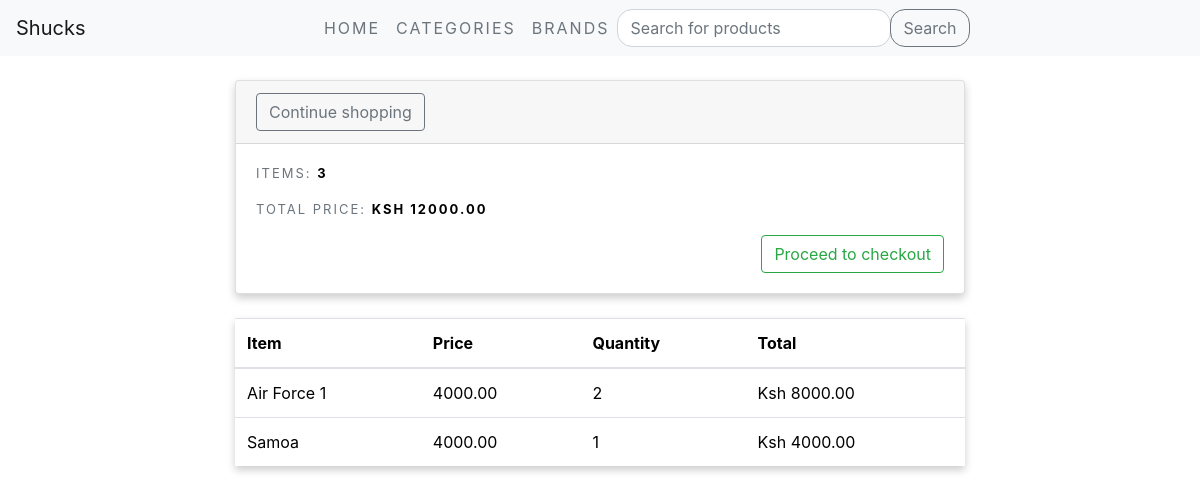
The app's page /cart/ (signed in) with its own data.
### shucks/models.py (models this page shows, shortened)
class Order(models.Model):
    customer = models.ForeignKey(Customer, on_delete=models.SET_NULL, blank=True, null=True)
    date_ordered = models.DateTimeField(auto_now_add=True)
    complete = models.BooleanField(default=False, blank=True, null=True)
    transactio_id = models.CharField(max_length=150, null=True)
    @property
    def get_cart_total(self):
        orderitems = self.orderitem_set.all()
        total = sum([item.get_total for item in orderitems])
        return total
    @property
    def get_cart_items(self):
        orderitems = self.orderitem_set.all()
        total = sum([item.quantity for item in orderitems])
        return total

class OrderItem(models.Model):
    product = models.ForeignKey(Product, on_delete=models.SET_NULL, blank=True, null=True)
    order = models.ForeignKey(Order, on_delete=models.SET_NULL, blank=True, null=True)
    quantity = models.IntegerField(default=0, null=True, blank=True)
    date_added = models.DateTimeField(auto_now_add=True)
    @property
    def get_total(self):
        total = self.product.price * self.quantity
        return total

class Product(models.Model):
    name = models.CharField(max_length=100)
    slug = models.CharField(max_length=100)
    description = models.TextField()
    brand = models.ForeignKey(Brand, on_delete=models.CASCADE)
    size = models.ForeignKey(Size, on_delete=models.CASCADE)
    category = models.ForeignKey(Category, on_delete=models.CASCADE)
    price = models.DecimalField(max_digits=10, decimal_places=2)
    color = models.ForeignKey(Color, on_delete=models.CASCADE)
    status = models.BooleanField(default=True)
    is_featured = models.BooleanField(default=False)
    class Meta:
        verbose_name_plural='5. Products'

### shucks/views.py (the view)
# urls.py: path('cart/', views.cart, name='cart'),
def cart(request):
    if request.user.is_authenticated:
        customer = request.user.customer
        order, created = Order.objects.get_or_create(customer=customer, complete=False)
        items = order.orderitem_set.all()
    else:
        items = []
    context = {'items':items, 'order':order}
    return render(request, 'shucks/cart.html', context)

### shucks/templates_context.py (called while the page is built)
def get_filters(request):
    cats = Product.objects.distinct().values('category__title', 'category__id')
    brands = Product.objects.distinct().values('brand__title', 'brand__id')
    sizes = Product.objects.distinct().values('size__title', 'size__id')
    colors = Product.objects.distinct().values('color__title', 'color__id','color__color_code')
    data = {
        'cats':cats,
        'brands':brands,
        'colors':colors,
        'sizes':sizes,
    }
    return data

### shucks/templates/shucks/cart.html
{% extends 'shucks/base.html' %}
{% load static %}
{% block content %}
    <div class="container">
        <div class="row">
            <div class="col-md-2"></div>
            <div class="col-md-8">
                <div class="card mt-4 mb-3" style="box-shadow: 0 4px 8px 0 rgba(0,0,0,0.2);">
                    <div class="card-header">
                        <a href="{% url 'products' %}" class="btn btn-outline-secondary">Continue shopping</a>
                    </div>
                    <div class="card-body">
                            <p class="card-text text-muted" style="font-size: small; letter-spacing: 2px; text-transform: uppercase;">
                                items: <span style="color: black; font-weight: bold">{{order.get_cart_items}}</span></p>
                            <p class="card-text text-muted" style="font-size: small; letter-spacing: 2px; text-transform: uppercase;">
                                total price: <span style="color: black; font-weight: bold">Ksh {{order.get_cart_total}}</span></p>
                        <a href="{% url 'checkout' %}" class="btn btn-outline-success float-right">Proceed to checkout</a>
                    </div>
                </div>
            </div>
            <div class="col-md-2"></div>
        </div>
        <div class="row">
            <div class="col-md-2"></div>
            <div class="col-md-8">
                <table class="table table-stripped table-md mt-2" style="text-decoration: none; color: black;
                box-shadow: 0 4px 8px 0 rgba(0,0,0,0.2);">
                <thead>
                    <tr>
                        <th>Item</th>
                        <th>Price</th>
                        <th>Quantity</th>
                        <th>Total</th>
                    </tr>
                </thead>
                <tbody>
                    {% for item in items %}
                    <tr>
                        <td>{{item.product.name}}</td>
                        <td> {{item.product.price}}</td>
                        <td>{{item.quantity}}</td>
                        <td>Ksh {{item.get_total}}</td>
                    </tr>
                    {% endfor %}
                </tbody>
                </table>
            </div>
            <div class="col-md-2"></div>
        </div>
    </div>
{% endblock content %}

### records on screen
Order: get_cart_items "3", get_cart_total "12000.00"
OrderItem: product.name "Air Force 1", product.price "4000.00", quantity "2", get_total "8000.00"
OrderItem: product.name "Samoa", product.price "4000.00", quantity "1", get_total "4000.00"
